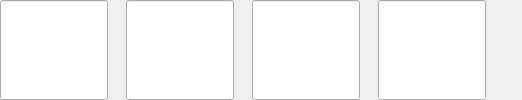
        <widget class="QWidget" name="widget_synonym0" native="true">
         <layout class="QHBoxLayout" name="horizontalLayout_21">
          <property name="spacing">
           <number>18</number>
          </property>
          <property name="leftMargin">
           <number>0</number>
          </property>
          <property name="topMargin">
           <number>0</number>
          </property>
          <property name="rightMargin">
           <number>0</number>
          </property>
          <property name="bottomMargin">
           <number>0</number>
          </property>
          <item>
           <widget class="LinkLabel" name="linkLabel_synonym0">
            <property name="sizePolicy">
             <sizepolicy hsizetype="Preferred" vsizetype="Preferred">
              <horstretch>0</horstretch>
              <verstretch>0</verstretch>
             </sizepolicy>
            </property>
            <property name="minimumSize">
             <size>
              <width>0</width>
              <height>44</height>
             </size>
            </property>
           </widget>
          </item>
          <item>
           <widget class="LinkLabel" name="linkLabel_synonym1">
            <property name="sizePolicy">
             <sizepolicy hsizetype="Preferred" vsizetype="Preferred">
              <horstretch>0</horstretch>
              <verstretch>0</verstretch>
             </sizepolicy>
            </property>
            <property name="minimumSize">
             <size>
              <width>0</width>
              <height>44</height>
             </size>
            </property>
           </widget>
          </item>
          <item>
           <widget class="LinkLabel" name="linkLabel_synonym2">
            <property name="sizePolicy">
             <sizepolicy hsizetype="Preferred" vsizetype="Preferred">
              <horstretch>0</horstretch>
              <verstretch>0</verstretch>
             </sizepolicy>
            </property>
            <property name="minimumSize">
             <size>
              <width>0</width>
              <height>44</height>
             </size>
            </property>
           </widget>
          </item>
          <item>
           <widget class="LinkLabel" name="linkLabel_synonym3">
            <property name="sizePolicy">
             <sizepolicy hsizetype="Preferred" vsizetype="Preferred">
              <horstretch>0</horstretch>
              <verstretch>0</verstretch>
             </sizepolicy>
            </property>
            <property name="minimumSize">
             <size>
              <width>0</width>
              <height>44</height>
             </size>
            </property>
           </widget>
          </item>
          <item>
           <spacer name="horizontalSpacer_4">
            <property name="orientation">
             <enum>Qt::Horizontal</enum>
            </property>
            <property name="sizeHint" stdset="0">
             <size>
              <width>36</width>
              <height>20</height>
             </size>
            </property>
           </spacer>
          </item>
         </layout>
        </widget>
